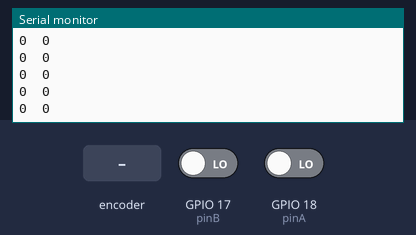
A sketch run on a simulated ESP32. On the bench: the last lines printed to the serial monitor. The test bench sets the inputs (shaded band); at power-on: GPIO 17 (pinB) LOW, GPIO 18 (pinA) LOW.

Above: at 1.2 s.
1.3 s: rotary encoder on GPIO 18 (pinA) / GPIO 17 (pinB) turned 1 step (first pin leading)
At 1.37 s:
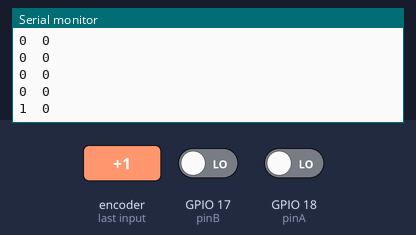
3.0 s: rotary encoder on GPIO 18 (pinA) / GPIO 17 (pinB) turned 1 step (first pin leading)
At 3.02 s:
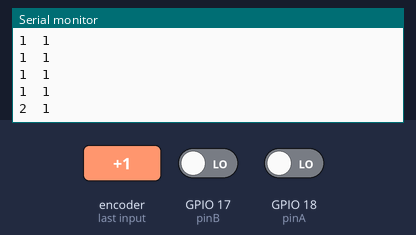
Timing chart, 0 to 6.0 s (numbered marks = the images above; inputs shaded):
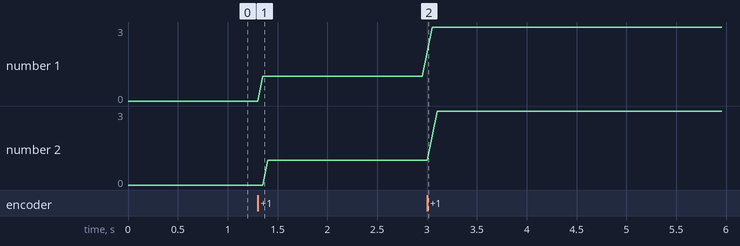

The sketch:

encoder_new.ino
```cpp
#include <SparkFun_TB6612.h>

#define PWMA 13
#define AIN2 12
#define AIN1 14
#define STBY 27
#define BIN1 26
#define BIN2 25
#define PWMB 33

const int offsetA = 1;
const int offsetB = 1;

Motor motor1 = Motor(AIN1, AIN2, PWMA, offsetA, STBY);
Motor motor2 = Motor(BIN1, BIN2, PWMB, offsetB, STBY);

// Encoder pins
#define pinA 18
#define pinB 17

int stateA = 0;
int stateB = 0;

volatile long positionA = 0;
volatile long positionB = 0;

// Variables to store the previous state of the encoder pins
// int prevEncoderAState1 = LOW;
// int prevEncoderAState2 = LOW;
// int prevEncoderBState1 = LOW;
// int prevEncoderBState2 = LOW;

void updateEncoderA() {
  uint8_t s = stateA & 3; // Preserve the last state of the lower 2 bits
  if (digitalRead(pinA)) s |= 4; // Read the current state of pin1
  switch (s) {
        case 0: case 5: case 10: case 15:
            // No change in position
            break;
        case 1: case 7: case 8: case 14:
        case 2: case 4: case 11: case 13:
        case 3: case 12:
        default:
            positionA++;
            break;
    }
  stateA = (s >> 2); // Update the state with the current reading
}
void updateEncoderB() {
  uint8_t s = stateB & 3; // Preserve the last state of the lower 2 bits
  if (digitalRead(pinB)) s |= 4; // Read the current state of pin1
  switch (s) {
        case 0: case 5: case 10: case 15:
            // No change in position
            break;
        case 1: case 7: case 8: case 14:
        case 2: case 4: case 11: case 13:
        case 3: case 12:
        default:
            positionB++;
            break;
    }
  stateB = (s >> 2); // Update the state with the current reading
}

void printEncoder() {
  Serial.print(positionA);
  Serial.print("\t");
  Serial.print(positionB);
  Serial.print("\n");
  delay(50);
}

void mspeed(int posa, int posb) {
  motor1.drive(posa);
  motor2.drive(posb);
}

int rotationSpeed = 150;
int encoderCountPerRotation = 150;
float tyreDiameter = 43.1; // in mm
float botDiameter = 120; // in mm
float degreeToEncoderRatio = (encoderCountPerRotation * botDiameter) / (360.0 * tyreDiameter);

// void rotate(int deg) {
//   int initialCountA = encoderCountA;
//   int initialCountB = encoderCountB;
//   float requiredCount = abs(deg) * degreeToEncoderRatio;

//   if (deg > 0) {
//     while ((encoderCountA < (initialCountA + requiredCount)) && (encoderCountB < (initialCountB + requiredCount))) {
//       mspeed(rotationSpeed, -rotationSpeed);
//       updateEncoderA();
//       updateEncoderB();
//     }
//   } else {
//     while ((encoderCountA > (initialCountA - requiredCount)) && (encoderCountB > (initialCountB - requiredCount))) {
//       mspeed(-rotationSpeed, rotationSpeed);
//       updateEncoderA();
//       updateEncoderB();
//     }
//   }
//   motor1.brake();
//   motor2.brake();
// }

void setup() {
  pinMode(pinA, INPUT);
  pinMode(pinB, INPUT);
  Serial.begin(115200);
  Serial.println("Basic Encoder Test:");
}

void loop() {
  printEncoder();
  updateEncoderA();
  updateEncoderB();
}
```

Measured:
- after the input at 1.3 s, the serial monitor: prints a new line after 0.05 s (image 1)
- after the input at 3.0 s, the serial monitor: prints a new line at once (image 2)
- plotted number 1: 0 → 1 after the input at 1.3 s, 1 → 3 after the input at 3.0 s
- plotted number 2: 0 → 1 after the input at 1.3 s, 1 → 3 after the input at 3.0 s
